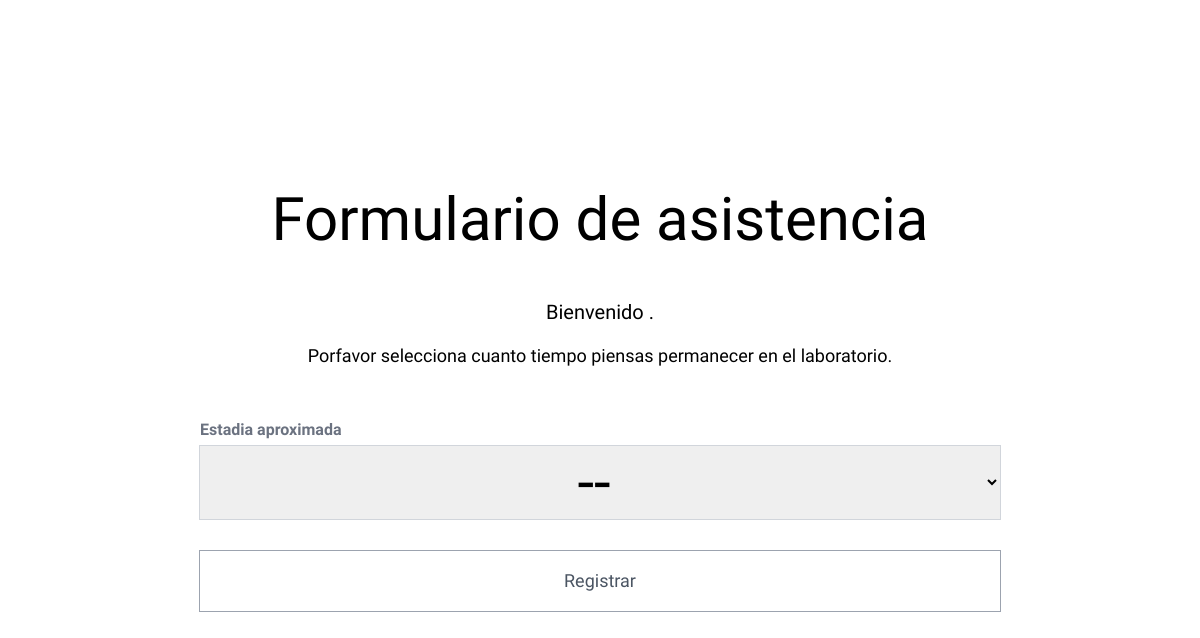
The page /asistencia/3/ on the database as committed earlier.
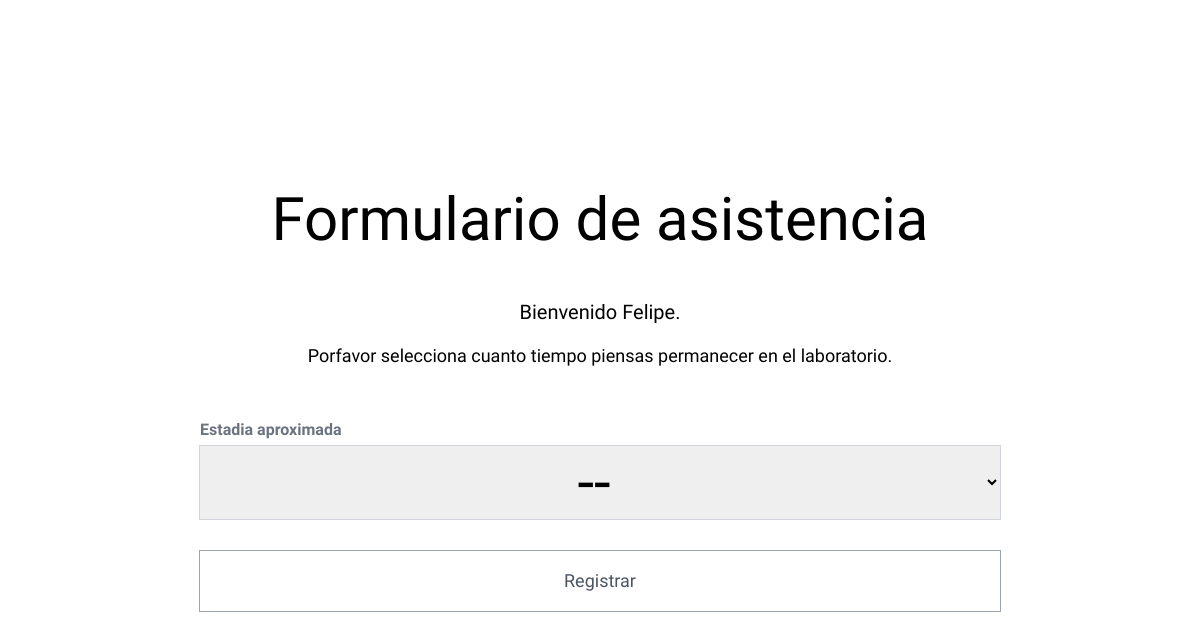
The same page on the database as committed later.
### apps/attendance/models.py (models this page shows, shortened)
class Students(models.Model):
    name = models.CharField('Nombre', max_length=32)
    last_name = models.CharField('Apellido', max_length=32)
    rut = models.CharField('RUT', max_length=10)
    class Meta():
        verbose_name = "Estudiante"
        verbose_name_plural = "Estudiantes"

### apps/attendance/views.py (the view, shortened to what this page needs)
# urls.py: path('asistencia/<str:student>/', AttendanceFormView.as_view(), name="attendance"),
class AttendanceFormView(FormView):
    template_name = 'attendance/attendanceForm.html'
    form_class = AttendanceForm
    success_url = "/thanks/"
    def get_context_data(self, **kwargs):
        context = super().get_context_data(**kwargs)
        student_id = self.kwargs['student']
        student = Students.objects.filter(id = student_id).first()
        context["student"] = student
        return context

### apps/attendance/form.py
class AttendanceForm(forms.Form):
    OPTIONS = (
        (0, '--'),
        (1, '1 hr'),
        (2, '2 hrs'),
        (3, '3 hrs'),
    )
    time_inside = forms.IntegerField(
        label="Estadia aproximada",
        required=True,
        widget=forms.Select(
            choices=OPTIONS,
            attrs={
            "id": "time_inside",
            "class": "outline outline-1 outline-gray-300 text-center font-exo text-6xl",
        }),
    )

### templates/attendance/attendanceForm.html (shortened to what this page needs)
{% extends 'base/base.html' %}
{% load static %}
{% block content %}
<main class="container-fluid h-screen flex flex-col justify-center items-center gap-12">
    <h1 class="font-exo text-6xl">Formulario de asistencia</h1>
    <div class="text-center">
        <h3 class="font-exo text-xl mb-4">Bienvenido {{ student.name }}.
        </h3>
        <p class="font-exo text-lg">Porfavor selecciona cuanto tiempo piensas permanecer en el laboratorio.</p>
    </div>
    <form method="post" class="w-2/3 flex flex-col gap-3">{% csrf_token %}
        {% if 'ok' in request.GET %}
        <p class="mt-4 font-exo text-xl text-green-600 text-center">¡Gracias por asistir al laboratorio!</p>
        <a href="{% url 'attendance_app:student' %}"
            class="mt-8 px-10 py-4 text-center text-lg outline outline-1 outline-sky-700 text-gray-600 font-rale hover:outline-gray-600 hover:bg-gray-50 hover:text-black transition-all duration-300">
            Volver</a>
        {% else %}
        <div class="flex flex-col gap-1">
            <label class="font-exo text-base font-semibold text-gray-500">{{ form.time_inside.label }}</label>
            {{ form.time_inside }}
        </div>
        <input type="submit" value="Registrar"
            class="mt-5 px-10 py-4 text-center text-lg outline outline-1 outline-gray-400 text-gray-600 font-rale hover:outline-gray-600 hover:bg-sky-800 hover:text-white transition-all duration-300">
        {% endif %}
    </form>
</main>
{% endblock content %}

### templates/base/base.html (shortened to what this page needs)
{% load static %}
<!DOCTYPE html>
<html lang="en">
<head>
    <link rel="stylesheet" href="{% static 'css/output.css' %}">
</head>
<body>
    {% block content %}
    {% endblock content %}
</body>
</html>

Rows that differ between the two databases and show on the page:
added Students: name "Felipe"
